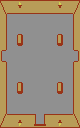

This game map was drawn from its Tiled (.tmx) file and the tilesets committed beside it. A one-line description and the trimmed map source follow:
An orthogonal 10x8 tile map with 8x16 px tiles, 2 tile layers (Ground, Detail).

<map version="1.8" tiledversion="1.8.2" orientation="orthogonal" renderorder="right-down" width="10" height="8" tilewidth="8" tileheight="16" infinite="0" nextlayerid="4" nextobjectid="1">
 <tileset firstgid="1" source="IndoorTiles.tsx" />
 <layer id="1" name="Ground" width="10" height="8">
  <properties>
   <property name="Ground" type="bool" value="true" />
  </properties>
  <data>[80 cells, 80 non-empty, 16 distinct tile ids]</data>
 </layer>
 <layer id="2" name="Detail" width="10" height="8">
  <properties>
   <property name="Detail" type="bool" value="true" />
  </properties>
  <data>[80 cells, 0 non-empty, 0 distinct tile ids]</data>
 </layer>
 <objectgroup id="3" name="Objects" />
</map>
